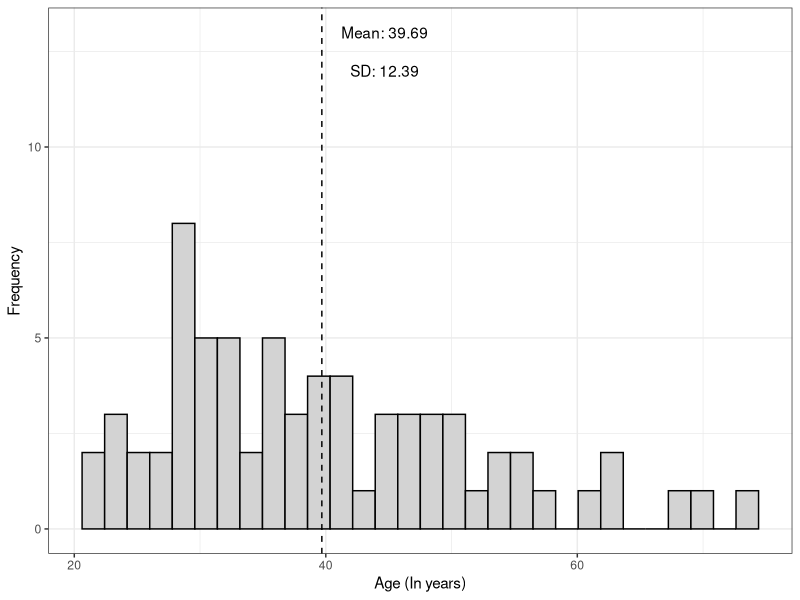
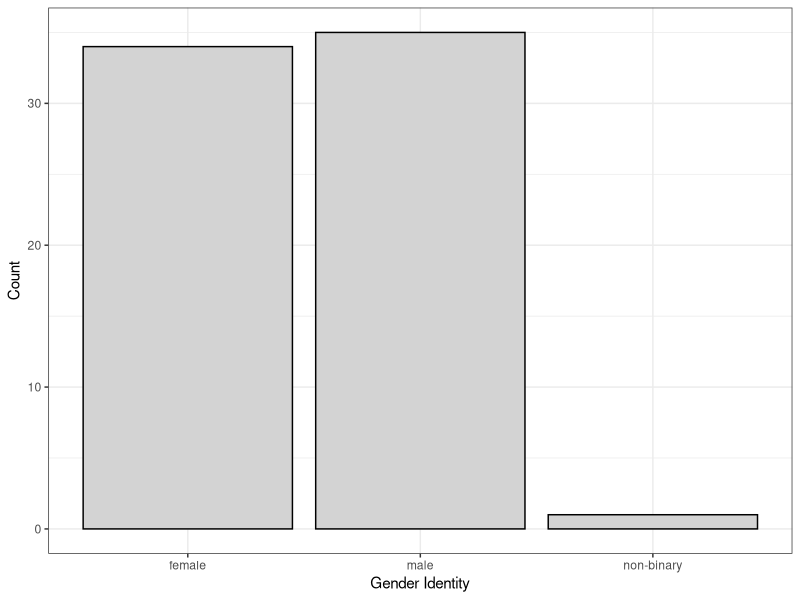
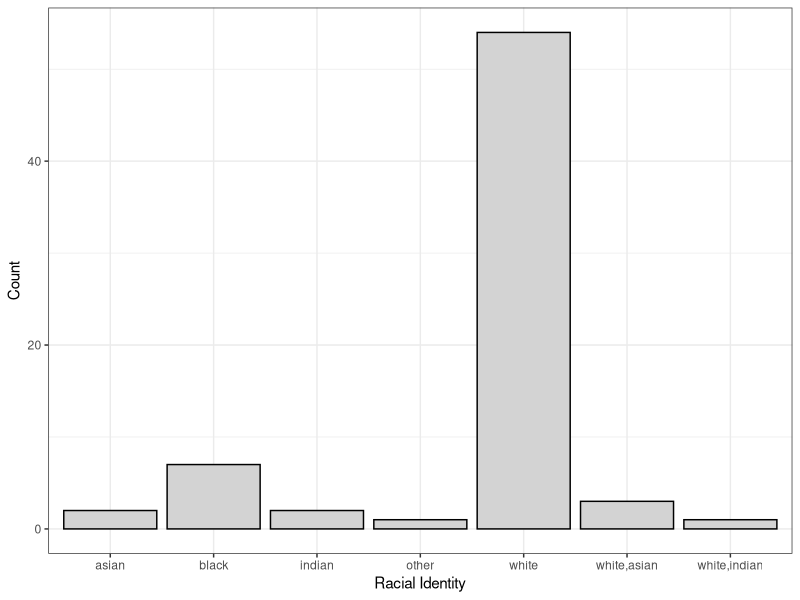
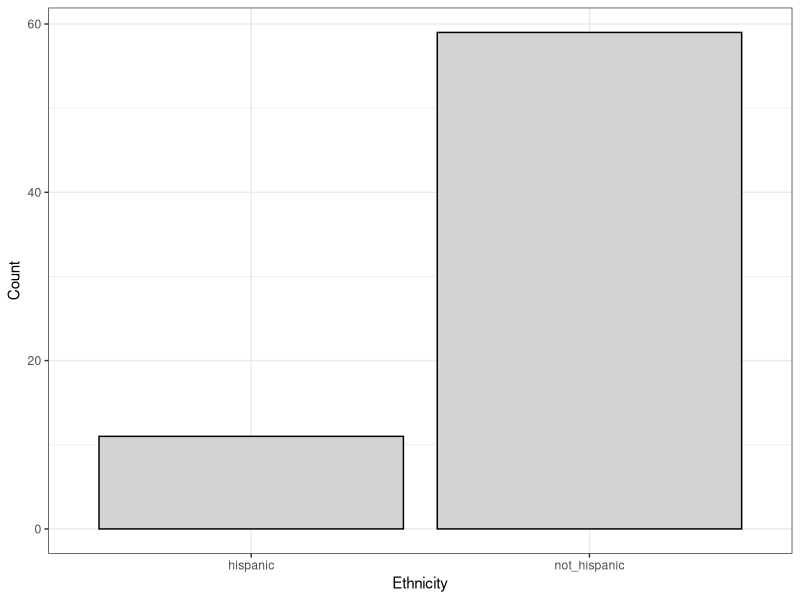
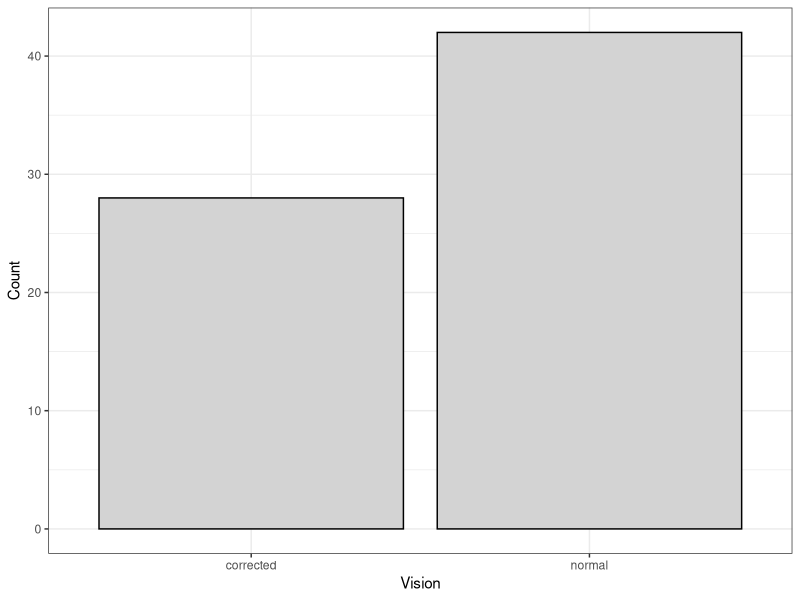

These figures' R source, in order:
## ---- chunk 1
library(tidyverse)
## ---- chunk 2
d <- read.csv('../../data/demoClean.csv')
n <- nrow(d)
d
## ---- chunk 3
d <- d %>% 
  filter(!(is.na(age)))
mAge <- mean(d$age)
sdAge <- sd(d$age)

d %>% 
  ggplot(aes(x = age)) +
  geom_histogram(color = 'black', fill = 'light grey') +
  geom_vline(xintercept = mAge, linetype = 'dashed') +
  annotate('text', x = mAge + 5, y = 13, label = paste('Mean:', round(mAge, 2))) +
  annotate('text', x = mAge + 5, y = 12, label = paste('SD:', round(sdAge, 2))) +
  theme_bw() + 
  xlab('Age (In years)') +
  ylab('Frequency')

## ---- chunk 4
d %>% 
  group_by(gender) %>% 
  summarize(count = n()) %>% 
  mutate(relProp = count / nrow(d)) %>% 
  print() %>% 
  ggplot(aes(x = gender, y = count)) +
  geom_bar(stat = 'identity', color = 'black', fill = 'light grey') +
  theme_bw() +
  xlab('Gender Identity') + 
  ylab('Count')
## ---- chunk 5
d %>% 
  group_by(race) %>% 
  summarize(count = n()) %>% 
  mutate(relProp = count / nrow(d)) %>% 
  print() %>% 
  ggplot(aes(x = race, y = count)) +
  geom_bar(stat = 'identity', color = 'black', fill = 'light grey') +
  theme_bw() +
  xlab('Racial Identity') + 
  ylab('Count')
## ---- chunk 6
d %>% 
  group_by(ethnicity) %>% 
  summarize(count = n()) %>% 
  mutate(relProp = count / nrow(d)) %>% 
  print() %>% 
  ggplot(aes(x = ethnicity, y = count)) +
  geom_bar(stat = 'identity', color = 'black', fill = 'light grey') +
  theme_bw() +
  xlab('Ethnicity') + 
  ylab('Count')
## ---- chunk 7
d %>% 
  group_by(vision) %>% 
  summarize(count = n()) %>% 
  mutate(relProp = count / nrow(d)) %>% 
  print() %>% 
  ggplot(aes(x = vision, y = count)) +
  geom_bar(stat = 'identity', color = 'black', fill = 'light grey') +
  theme_bw() +
  xlab('Vision') + 
  ylab('Count')
## ---- chunk 8
for (i in 1:(nrow(d))) {
  print('')
  print(paste('Subject:', d[i,]$subject))
  print(as.character(d[i,]$comments))
}
